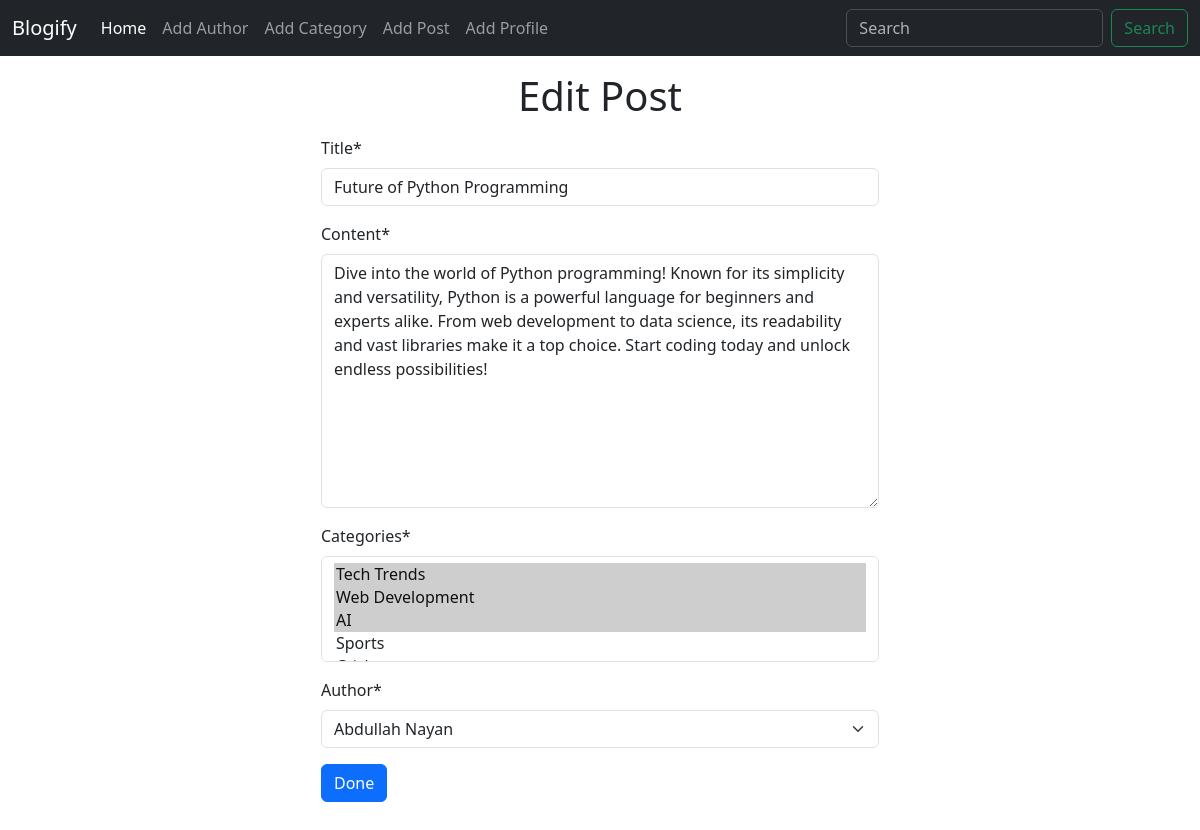
Page /post/edit_post/4 on the committed database.
### posts/models.py (models this page shows, shortened)
class Post(models.Model):
    title = models.CharField(max_length=100)
    content = models.TextField()
    categories = models.ManyToManyField(Category)
    author = models.ForeignKey(Author, on_delete=models.CASCADE)

### posts/views.py (the view)
# urls.py: path('edit_post/<int:id>', views.edit_post, name = 'edit_post'),
def edit_post(req, id):
    post = Post.objects.get(pk=id)
    form = addPostForm(instance=post)
    if req.method == 'POST':
        form = addPostForm(req.POST, instance=post)
        if form.is_valid():
            form.save()
            return redirect('home')
    return render(req, 'posts/edit_post.html', {'form': form})

### posts/forms.py
class addPostForm(forms.ModelForm):
    class Meta:
        model = Post
        fields = '__all__'

### author/models.py (called while the page is built)
    def __str__(self):
        return self.name

### categories/models.py (called while the page is built)
    def __str__(self):
        return self.name

### posts/templates/posts/edit_post.html (shortened to what this page needs)
{% extends "base.html" %}
{% load crispy_forms_tags %}
{% block content %}
<h1 class="text-center my-3">Edit Post</h1>
<form method="POST" class="w-50 mx-auto mb-5">
    {{ form | crispy }}
    <input type="submit" value="Done" class="btn btn-primary">
</form>
{% endblock content %}

### rows in the picture
Post: title "Future of Python Programming", content "Dive into the world of Python programming! Known for its simplicity and versatility, Python is a powerful language for beginners and experts alike. From web development to data science, its readability and vast libraries make it a top choice. Start coding today and unlock endless possibilities!", author "Abdullah Nayan"
